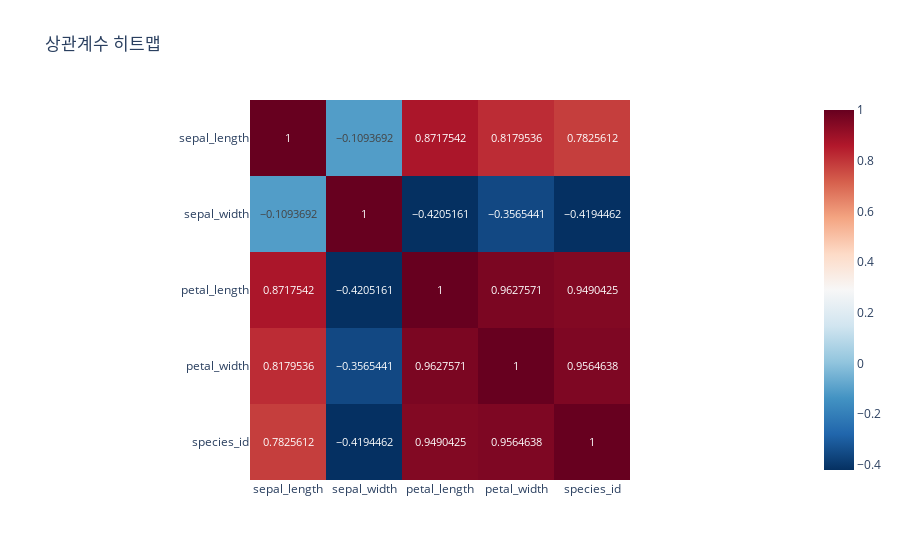

Write notebook code for a chart like this one.
### Code cell
# 연습 문제 4번 풀이 공간
fig_iris_heatmap = px.imshow(iris_corr, color_continuous_scale='RdBu_r', title='상관계수 히트맵', text_auto=True) # 이 곳에 코드를 작성하고 fig_iris_heatmap.show() 로 확인하세요.
fig_iris_heatmap.show()

### Figure 1 — Plotly figure (JSON) as saved in the notebook; plotly's stock layout.template omitted (floating-point values rounded to 4 significant figures)
{"data": [{"coloraxis": "coloraxis", "hovertemplate": "x: %{x}<br>y: %{y}<br>color: %{z}<extra></extra>", "name": "0", "texttemplate": "%{z}", "type": "heatmap", "x": ["sepal_length", "sepal_width", "petal_length", "petal_width", "species_id"], "xaxis": "x", "y": ["sepal_length", "sepal_width", "petal_length", "petal_width", "species_id"], "yaxis": "y", "z": [[1.0, -0.1094, 0.8718, 0.818, 0.7826], [-0.1094, 1.0, -0.4205, -0.3565, -0.4194], [0.8718, -0.4205, 1.0, 0.9628, 0.949], [0.818, -0.3565, 0.9628, 1.0, 0.9565], [0.7826, -0.4194, 0.949, 0.9565, 1.0]]}], "layout": {"coloraxis": {"colorscale": [[0, "rgb(5,48,97)"], [0.1, "rgb(33,102,172)"], [0.2, "rgb(67,147,195)"], [0.3, "rgb(146,197,222)"], [0.4, "rgb(209,229,240)"], [0.5, "rgb(247,247,247)"], [0.6, "rgb(253,219,199)"], [0.7, "rgb(244,165,130)"], [0.8, "rgb(214,96,77)"], [0.9, "rgb(178,24,43)"], [1, "rgb(103,0,31)"]]}, "title": {"text": "상관계수 히트맵"}, "xaxis": {"anchor": "y", "constrain": "domain", "domain": [0, 1], "scaleanchor": "y"}, "yaxis": {"anchor": "x", "autorange": "reversed", "constrain": "domain", "domain": [0, 1]}}}
